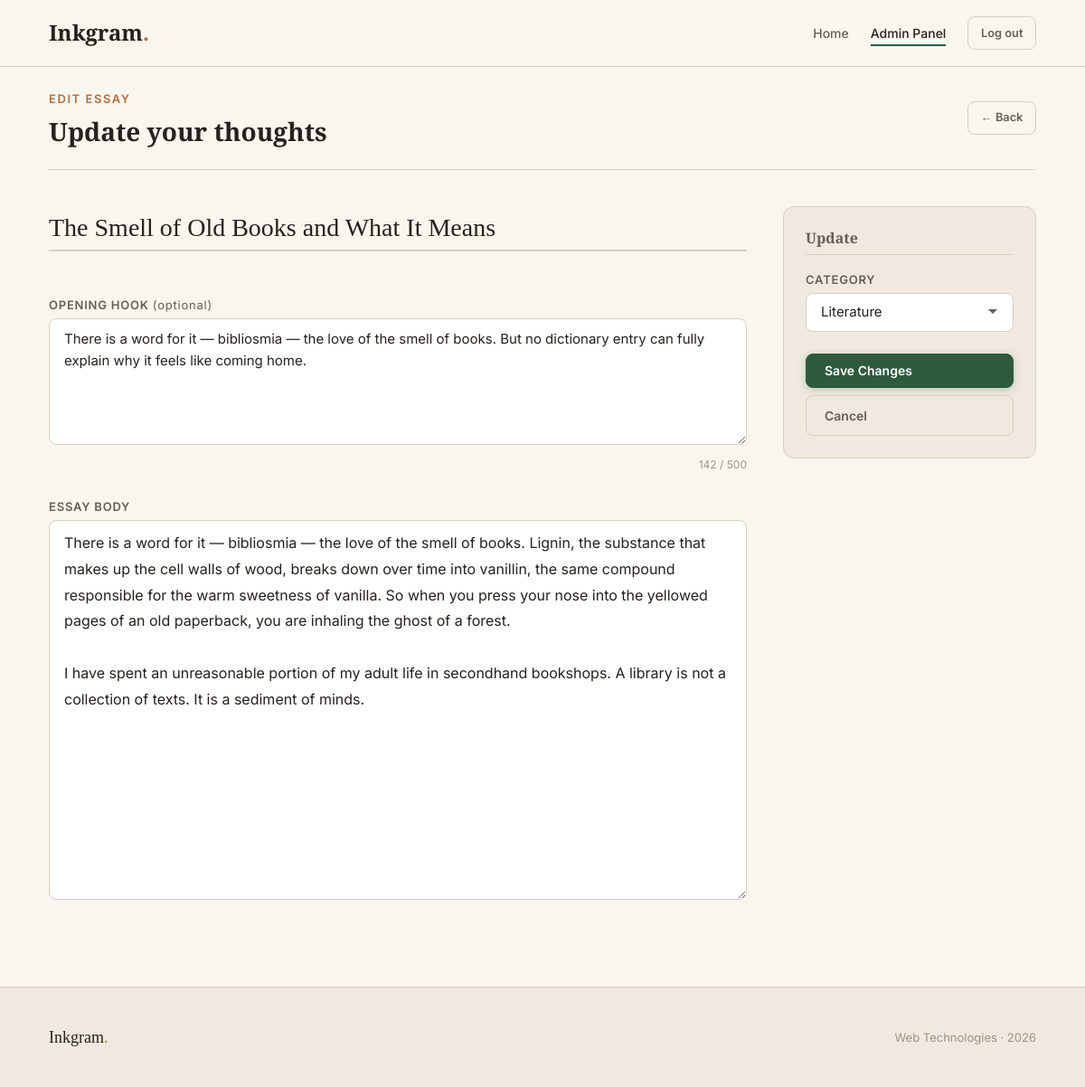
/edit_post.php?id=1 (signed in), run on the app's committed database.
### tables this page shows
CREATE TABLE IF NOT EXISTS posts (
  id INT(11) NOT NULL AUTO_INCREMENT,
  user_id INT(11) NOT NULL,
  category_id INT(11) DEFAULT NULL,
  title VARCHAR(255) NOT NULL,
  slug VARCHAR(255) NOT NULL UNIQUE,
  excerpt TEXT DEFAULT NULL,
  content LONGTEXT NOT NULL,
  created_at DATETIME NOT NULL DEFAULT CURRENT_TIMESTAMP,
  updated_at DATETIME NOT NULL DEFAULT CURRENT_TIMESTAMP ON UPDATE CURRENT_TIMESTAMP,
  PRIMARY KEY (id),
  FOREIGN KEY (user_id) REFERENCES users(id) ON DELETE CASCADE,
  FOREIGN KEY (category_id) REFERENCES categories(id) ON DELETE SET NULL
);

CREATE TABLE IF NOT EXISTS categories (
  id INT(11) NOT NULL AUTO_INCREMENT,
  name VARCHAR(50) NOT NULL UNIQUE,
  slug VARCHAR(50) NOT NULL UNIQUE,
  PRIMARY KEY (id)
);

### config.php (called while the page is built, shortened)
<?php
function e($s) { return htmlspecialchars($s, ENT_QUOTES | ENT_SUBSTITUTE, 'UTF-8'); }

### edit_post.php (the view, shortened to what this page needs)
<?php
require_once 'config.php';
$id = intval($_GET['id'] ?? $_POST['id'] ?? 0);
$st = $conn->prepare("SELECT * FROM posts WHERE id=? LIMIT 1");
$st->bind_param('i', $id); $st->execute();
$post = $st->get_result()->fetch_assoc(); $st->close();
$errors = [];
$cats = $conn->query("SELECT id,name FROM categories ORDER BY name")->fetch_all(MYSQLI_ASSOC);
require 'header.php';
?>
<div class="container">
  <div style="display:flex;align-items:center;justify-content:space-between;padding:1.5rem 0;border-bottom:1px solid var(--clr-border);flex-wrap:wrap;gap:1rem">
    <div>
      <p class="page-hero__eyebrow">Edit Essay</p>
      <h1 class="font-serif" style="font-size:1.75rem">Update your thoughts</h1>
    </div>
    <a href="dashboard.php" class="btn btn-ghost btn-sm">← Back</a>
  </div>
  <form id="pf" method="POST" action="edit_post.php" novalidate>
    <div class="write-layout">
      <div>
        <div class="form-group">
          <input type="text" id="post-title" name="title" value="<?= e($post['title']) ?>" placeholder="Your essay title…" class="<?= isset($errors['title'])?'invalid':'' ?>">
        </div>
        <div class="form-group">
          <label for="excerpt">Opening Hook <span style="font-weight:400;text-transform:none">(optional)</span></label>
          <textarea id="excerpt" name="excerpt" rows="3" placeholder="A teaser shown on post cards…" class="<?= isset($errors['excerpt'])?'invalid':'' ?>"><?= e($post['excerpt']??'') ?></textarea>
          <div class="char-counter" id="ec"><?= mb_strlen($post['excerpt']??'') ?> / 500</div>
        </div>
        <div class="form-group">
          <label for="post-content">Essay Body</label>
          <textarea id="post-content" name="content" class="<?= isset($errors['content'])?'invalid':'' ?>"><?= e($post['content']??'') ?></textarea>
        </div>
      </div>
      <div class="write-sidebar">
        <h3>Update</h3>
        <div class="form-group">
          <label for="cat">Category</label>
          <select name="category_id" id="cat">
            <?php foreach($cats as $c): ?><option value="<?= $c['id'] ?>" <?= ($post['category_id']??0)==$c['id']?'selected':'' ?>><?= e($c['name']) ?></option><?php endforeach; ?>
          </select>
        </div>
        <button type="submit" class="btn btn-primary" style="width:100%">Save Changes</button>
        <a href="dashboard.php" class="btn btn-ghost" style="width:100%;margin-top:.5rem;text-align:center">Cancel</a>
      </div>
    </div>
  </form>
</div>
<?php require 'footer.php'; ?>

### style.css (style rules this page uses)
:root { --clr-bg: #F9F6F0; --clr-surface: #EFE9DF; --clr-border: #D8CFBF; --clr-border-dark: #C4BAA8; --clr-text: #26211C; --clr-muted: #655E55; --clr-placeholder: #9E9387; --clr-accent: #2D5A3D; --clr-accent-h: #1E3F2A; --clr-accent-lt: #E8F0EB; --clr-tag: #B26E3B; --clr-tag-bg: #F5EBE0; --clr-err: #8B3A3A; --clr-err-bg: #F9ECEC; --font-serif: 'Playfair Display', Georgia, serif; --font-sans: 'Inter', system-ui, sans-serif; --radius-sm: 4px; --radius-md: 8px; --radius-lg: 12px; --radius-pill: 999px; --shadow-sm: 0 1px 3px rgba(38, 33, 28, .08); --shadow-md: 0 4px 12px rgba(38, 33, 28, .1); --shadow-lg: 0 12px 32px rgba(38, 33, 28, .14); --ease: cubic-bezier(.4, 0, .2, 1); }
*, *::before, *::after { box-sizing: border-box; margin: 0; padding: 0 }
body { background: var(--clr-bg); color: var(--clr-text); font-family: var(--font-sans); font-size: 1rem; line-height: 1.7; min-height: 100vh; display: flex; flex-direction: column }
a { color: var(--clr-accent); text-decoration: none; transition: color 150ms var(--ease) }
h1, h2, h3, h4, h5 { font-family: var(--font-serif); font-weight: 700; line-height: 1.25; color: var(--clr-text) }
p { margin-bottom: 1rem }
.container { width: 100%; max-width: 1140px; margin-inline: auto; padding-inline: 1.5rem }
.btn { display: inline-flex; align-items: center; gap: .5rem; padding: .6rem 1.25rem; border-radius: var(--radius-md); font-family: var(--font-sans); font-size: .875rem; font-weight: 600; cursor: pointer; border: 1px solid transparent; transition: 150ms var(--ease); text-decoration: none; white-space: nowrap }
.btn-primary, a.btn-primary, .site-nav__links a.btn-primary { background: var(--clr-accent); color: #fff !important; border-color: var(--clr-accent); box-shadow: 0 2px 8px rgba(45, 90, 61, .25) }
.btn-ghost { background: transparent; color: var(--clr-muted); border-color: var(--clr-border) }
.btn-sm { padding: .4rem .85rem; font-size: .8rem }
.form-group { margin-bottom: 1.5rem }
label { display: block; font-size: .8125rem; font-weight: 600; color: var(--clr-muted); letter-spacing: .06em; text-transform: uppercase; margin-bottom: .25rem }
input[type="text"], input[type="password"], textarea, select { width: 100%; padding: .65rem 1rem; background: #fff; border: 1px solid var(--clr-border); border-radius: var(--radius-md); font-family: var(--font-sans); font-size: .9375rem; color: var(--clr-text); outline: none; appearance: none; transition: border-color 150ms var(--ease) }
input::placeholder, textarea::placeholder { color: var(--clr-placeholder) }
textarea { resize: vertical; min-height: 140px; line-height: 1.6 }
select { background-repeat: no-repeat; background-position: right 1rem center; padding-right: 2.5rem; cursor: pointer }
.page-hero__eyebrow { font-size: .8125rem; font-weight: 600; letter-spacing: .12em; text-transform: uppercase; color: var(--clr-tag); margin-bottom: .5rem }
.write-layout { display: grid; grid-template-columns: 1fr 280px; gap: 2.5rem; align-items: start; padding: 2.5rem 0 4rem }
.write-sidebar { background: var(--clr-surface); border: 1px solid var(--clr-border); border-radius: var(--radius-lg); padding: 1.5rem; position: sticky; top: 88px }
.write-sidebar h3 { font-family: var(--font-serif); font-size: 1rem; color: var(--clr-muted); margin-bottom: 1rem; padding-bottom: .5rem; border-bottom: 1px solid var(--clr-border) }
#post-title { font-family: var(--font-serif); font-size: 1.75rem; padding: .5rem 0; border: none; border-bottom: 2px solid var(--clr-border); border-radius: 0; background: transparent; color: var(--clr-text); margin-bottom: 1.5rem; width: 100% }
#post-content { min-height: 420px; font-size: 1rem; line-height: 1.8 }
.font-serif { font-family: var(--font-serif) }
.char-counter { font-size: .75rem; color: var(--clr-placeholder); text-align: right; margin-top: .25rem }

### data on the page
posts: title "The Smell of Old Books and What It Means", excerpt "There is a word for it — bibliosmia — the love of the smell of books. But no dictionary entry can fully explain why it feels like coming home.", excerpt "142", content "There is a word for it — bibliosmia — the love of the smell of books. Lignin, the substance that makes up the cell walls of wood, breaks down over time into vanillin, the same compound responsible for the warm sweetness of vanilla. So when you press your nose into the yellowed pages of an old paperback, you are inhaling the ghost of a forest. I have spent an unreasonable portion of my adult life in secondhand bookshops. A library is not a collection of texts. It is a sediment of minds.", category_id "Literature"
